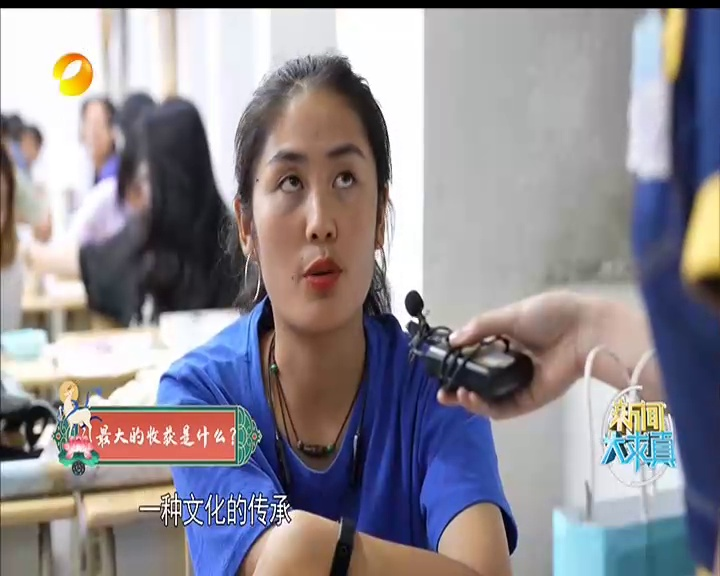
#> input picture 41288_20210618180421.jpg, 720 x 576 px, given in place of 002_164438.jpg, which was not available
$ python hash_rmrept.py
#> lines starting #> are read from the running program, lines starting #| are printed output that depends on the picture; pictures that were not available may be replaced by others from this repository, and a replacement may not be noted
#> further down, fra_ is the input picture: shape (576, 720, 3); mean B, G, R 145.4, 138.6, 143.1
import cv2
import os
import time
import numpy as np
from PIL import Image
import requests
from io import BytesIO


img_path = "imgg/001"

def pHash(img):
    img = cv2.resize(img, (32, 32))
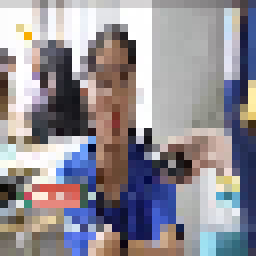
#> img: shape (32, 32, 3) (shown 8 times larger); mean of channels 0, 1, 2 148.6, 141.6, 146.1; drawn as B, G, R

    gray = cv2.cvtColor(img, cv2.COLOR_BGR2GRAY)
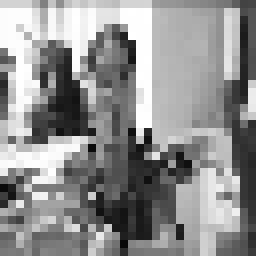
#> gray: shape (32, 32) (shown 8 times larger); min 9, max 255, mean 143.8
    dct = cv2.dct(np.float32(gray))
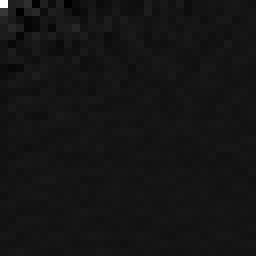
#> dct: shape (32, 32) float32 (shown 8 times larger); min -401.9, max 4600.4, mean 5.6; drawn with min black and max white
    dct_roi = dct[0:8, 0:8]

    hash = []
    avreage = np.mean(dct_roi)
#> avreage = 110.1
    for i in range(dct_roi.shape[0]):
        for j in range(dct_roi.shape[1]):
            if dct_roi[i, j] > avreage:
                hash.append(1)
            else:
                hash.append(0)
    return hash


# [47 lines left out: functions calculate, classify_hist_with_split, cmpHash, getImageByUrl, bytes_to_cvimage, not called in this run]


def runtwoImageSimilaryFun(para1, para2):

    img1 = para1
    img2 = para2

    hash1 = pHash(img1)
#> hash1 = 64 values, max 1 at index 0, min 0 at index 4, mean 0.375
    hash2 = pHash(img2)
    n3 = cmpHash(hash1, hash2)
    n4 = classify_hist_with_split(img1, img2)
    return n3, n4

# [12 lines left out: function get_img_list, not called in this run]


def read_img(img, fra):
    """
    Args:
        image_path:
        fra:

    Returns:    diff_image
                same_image
    """
    img_list = []
    diff_image = 'diff_image'
    same_image = 'same_image'
    fps_num = 0
    img_num = 0
    save_img = None


    n3, n4= runtwoImageSimilaryFun(fra, img)
    #print(n3,n4)

    img_num += 1
    if n3 < 15 or n4 > 0.8:
        save_img = None
    else:
        fps_num += 1
        save_img = fra
        save_img = Image.fromarray(save_img)

    if save_img != None and fps_num == img_num:

        return diff_image
    return same_image


def hash_rmrept(frame, img):
    """
    Args:
        frame:
        img_path:

    Returns:    diff_pic
                same_pic
    """
    diff_pic = 'diff_pic'
    same_pic = 'same_pic'

    # [11 lines of commented-out code are left out]
    result = read_img(img, frame)

    if result == 'diff_image':

        return diff_pic
    elif result == 'same_image':
        return same_pic


if __name__ == "__main__":
    #
    cap = cv2.VideoCapture('pic_img/001/002_164438.jpg')
    while True:
        ret, fra_ = cap.read()
        if ret:
#> (the run stopped early here; a loop or call above may not have finished)

$ run again, on 5005008401.jpg
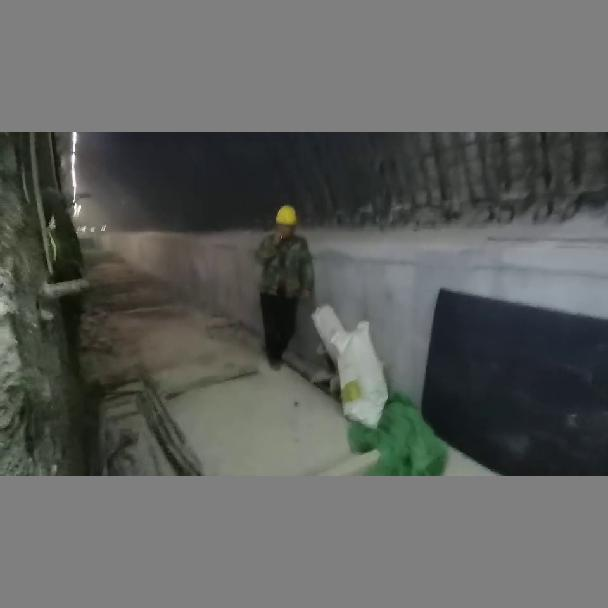
#> input picture 5005008401.jpg, 608 x 608 px, given in place of 002_164438.jpg, which was not available
#> fra_ is the input picture: shape (608, 608, 3); mean B, G, R 95.2, 97.7, 95.7
#> in pHash, `img = cv2.resize(img, (32, 32))`:
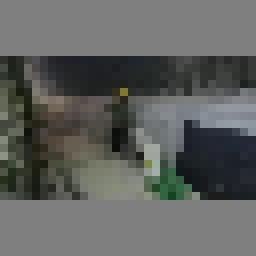
#> img: shape (32, 32, 3) (shown 8 times larger); mean of channels 0, 1, 2 95.1, 97.6, 95.6; drawn as B, G, R
#> in pHash, `dct = cv2.dct(np.float32(gray))`:
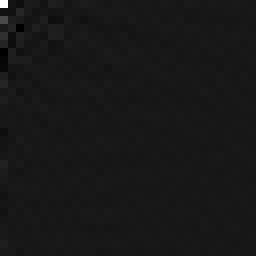
#> dct: shape (32, 32) float32 (shown 8 times larger); min -318.9, max 3094.7, mean 3.8; drawn with min black and max white
#> avreage = 59.11
#> hash1 = 64 values, max 1 at index 0, min 0 at index 1, mean 0.328
